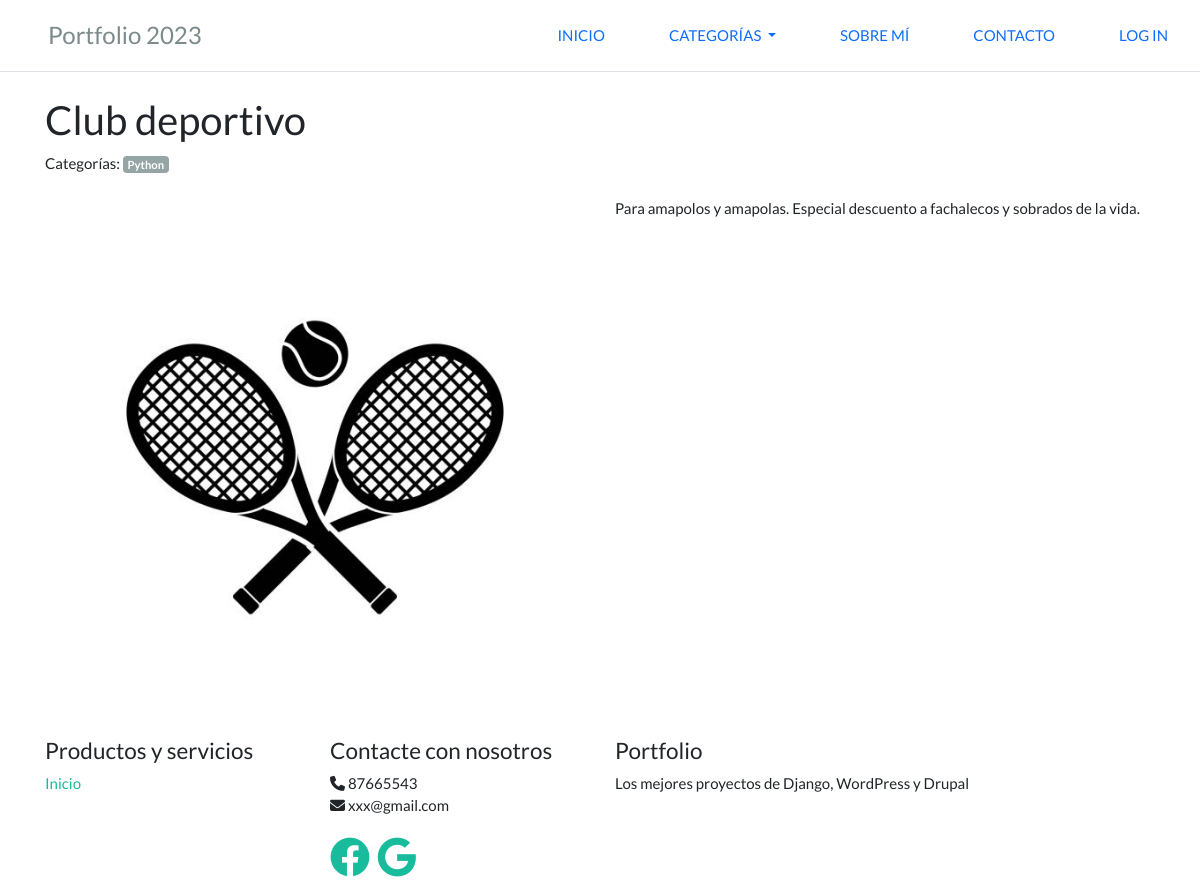
The app's page /proyecto.php?id=4 with its own data.
### tables this page shows
CREATE TABLE `proyecto` (
  `id` int(11) NOT NULL,
  `clave` varchar(30) NOT NULL,
  `titulo` varchar(40) NOT NULL,
  `fecha` varchar(10) NOT NULL,
  `descripcion` varchar(400) NOT NULL,
  `imagen` varchar(60) DEFAULT NULL
);

CREATE TABLE `categoria` (
  `id` int(11) NOT NULL,
  `Nombre` varchar(20) NOT NULL
);

### mysql/proyecto_sql.php (called while the page is built, shortened)
<?php
function get_proyecto_detail($conn, $proyecto_id){
    $proyecto_select_all = "SELECT * FROM proyecto WHERE id = :proy_id";
    $consulta = $conn->prepare($proyecto_select_all);
    $consulta->setFetchMode(PDO::FETCH_ASSOC);
    $consulta->bindParam(":proy_id", $proyecto_id);
    $isOk = $consulta->execute();
    return $consulta->fetch();
}
?>

### mysql/categoria_sql.php (called while the page is built)
<?php
function get_categorias_por_proyecto($conn, $proyecto_id){
    $categorias_por_proyecto = "SELECT c.nombre, c.id
                                FROM categoria_proyecto cp,
                                    categoria c
                                WHERE c.id = cp.categoria_id
                                    AND cp.proyecto_id = :proy_id";
    $consulta = $conn->prepare($categorias_por_proyecto);
    $consulta->setFetchMode(PDO::FETCH_ASSOC);
    $consulta->bindParam(":proy_id", $proyecto_id);
    $isOk = $consulta->execute();
    return $consulta->fetchAll();
}
function get_categorias_all($conn){
    $todas_las_categorias = "SELECT nombre, id
    FROM categoria" ;
$consulta = $conn->prepare($todas_las_categorias);
$consulta->setFetchMode(PDO::FETCH_ASSOC);
$isOk = $consulta->execute();
return $consulta->fetchAll();
}
?>

### proyecto.php (the view, shortened to what this page needs)
<?php
$proyecto_id = $_GET['id'];
include("templates/header.php");
include_once("mysql/proyecto_sql.php");
include_once("mysql/categoria_sql.php")
;
$conn=open_connection();
$proyecto = get_proyecto_detail($conn, $proyecto_id);
?>
<div class="container">
    <h2><?php echo utf8_encode($proyecto['titulo']) ?></h2>
    <span>Categorías: </span>
    <?php foreach(get_categorias_por_proyecto($conn, $proyecto['id']) as $categoria): ?>
        <a href="index.php?categoria=<?php echo $categoria['id']?>" class="badge bg-secondary"><?php echo utf8_encode($categoria['nombre'])?></a>
    <?php endforeach; ?>
    <br> <br>
    <div class="row">
        <div class="col-sm">
        <img class="card-img-top" src="<?php echo (($proyecto['imagen']!=NULL) ? $proyecto['imagen']  : "/static/images/picture-not-available.jpg");?> "alt="<?php echo utf8_encode($proyecto['titulo'])?>" class="img-fluid rounded">
            <br>
        </div>
        <div class="col-sm">
            <?php echo utf8_encode($proyecto['descripcion']) ?>
        </div>
    </div>
</div>
<?php include("templates/footer.php"); ?>

### records on screen
proyecto: titulo "Club deportivo", imagen (picture), descripcion "Para amapolos y amapolas. Especial descuento a fachalecos y sobrados de la vida."
categoria: Nombre "Python"

### other values on screen
anyoActual() "2023"
